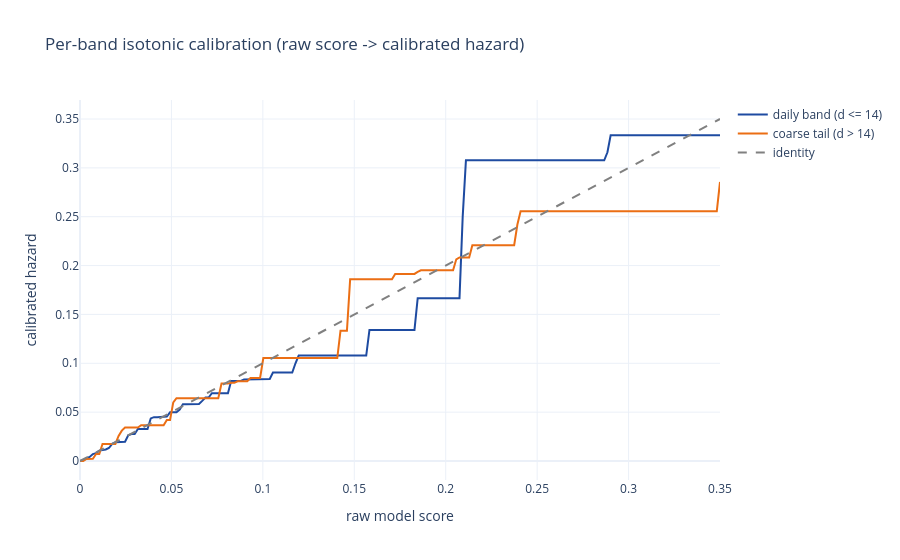

This figure's notebook cell:
### Markdown cell above
## 4 - Per-band calibration maps

The two isotonic maps translate the raw XGBoost score into a calibrated hazard. They differ because the daily and coarse-tail snapshots carry different window widths and base rates.

### Code cell
b = hz["iso_bands"]
grid = np.linspace(0.0, 0.35, 200)
fig = go.Figure()
fig.add_scatter(x=grid, y=b["le"].predict(grid), mode="lines",
                line=dict(color=BRAND["blue"]),   name=f"daily band (d <= {b['edge']})")
fig.add_scatter(x=grid, y=b["gt"].predict(grid), mode="lines",
                line=dict(color=BRAND["orange"]), name=f"coarse tail (d > {b['edge']})")
fig.add_scatter(x=grid, y=grid, mode="lines",
                line=dict(color="grey", dash="dash"), name="identity")
fig.update_layout(title="Per-band isotonic calibration (raw score -> calibrated hazard)",
                  xaxis_title="raw model score", yaxis_title="calibrated hazard")
fig.show()

### Figure 1 — Plotly figure (JSON) as saved in the notebook; plotly's stock layout.template omitted (floating-point values rounded to 4 significant figures; data arrays with more than 128 entries replaced by an {"elided": "..."} marker saying what was removed)
{"data": [{"line": {"color": "#1E4BA1"}, "mode": "lines", "name": "daily band (d <= 14)", "type": "scatter", "x": {"elided": "200 float values"}, "y": {"elided": "200 float values"}}, {"line": {"color": "#EB6E14"}, "mode": "lines", "name": "coarse tail (d > 14)", "type": "scatter", "x": {"elided": "200 float values"}, "y": {"elided": "200 float values"}}, {"line": {"color": "grey", "dash": "dash"}, "mode": "lines", "name": "identity", "type": "scatter", "x": {"elided": "200 float values"}, "y": {"elided": "200 float values"}}], "layout": {"title": {"text": "Per-band isotonic calibration (raw score -> calibrated hazard)"}, "xaxis": {"title": {"text": "raw model score"}}, "yaxis": {"title": {"text": "calibrated hazard"}}}}
